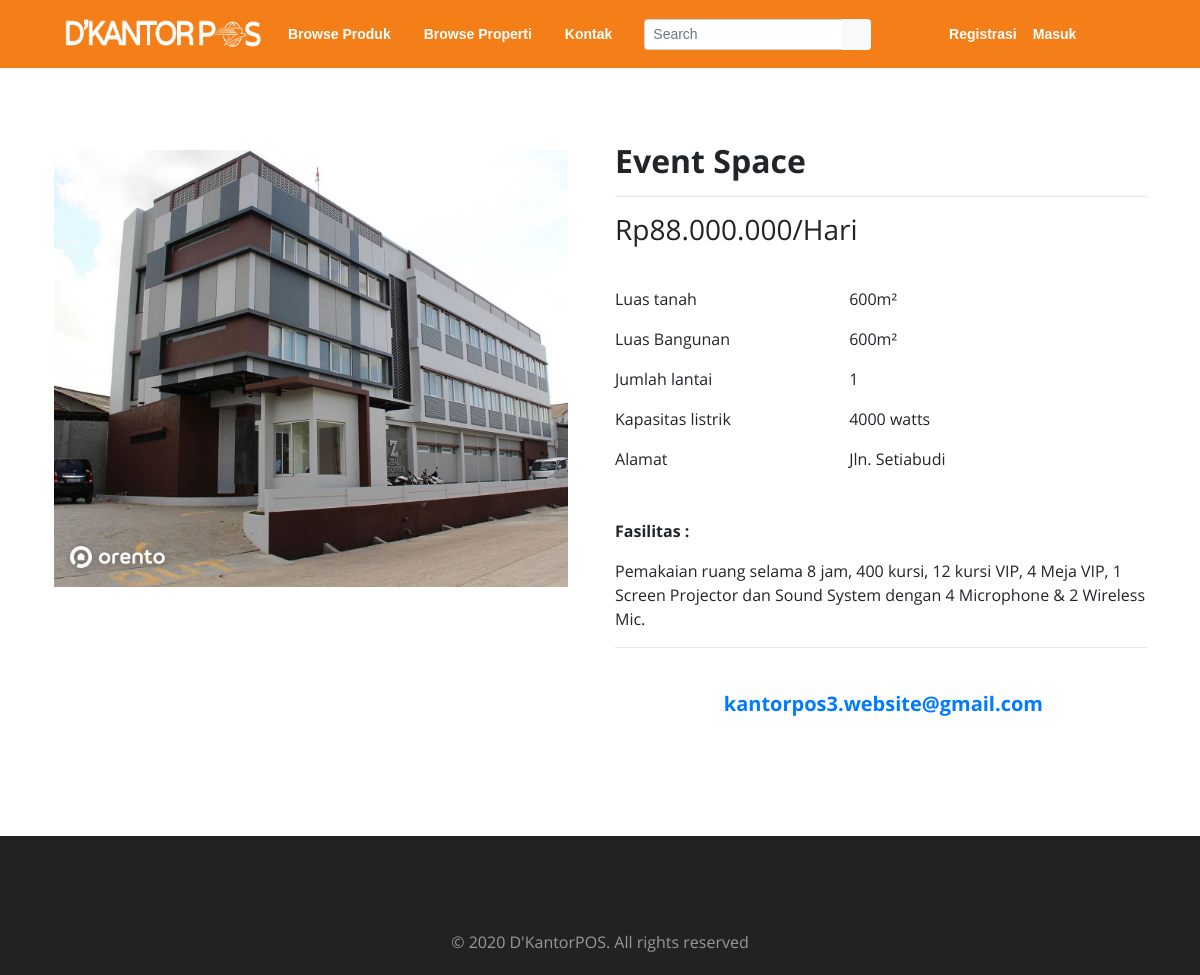
The page /properti/7dfcd6cc9a56446e9ce67a18cf6077b9 on the database its author committed.
### website/models.py (models this page shows, shortened)
class Properti(models.Model):
    id = models.UUIDField(primary_key=True, default=uuid.uuid4, editable=False)
    is_properti = True
    nama = models.CharField(max_length=64)
    deskripsi = models.TextField()
    alamat = models.CharField(max_length=128)
    luas_tanah = models.IntegerField() #m2
    luas_bangunan = models.IntegerField() #m2
    lantai = models.IntegerField()
    listrik = models.IntegerField()
    harga = models.IntegerField()
    kantorpos = models.ForeignKey(
        Kantorpos, on_delete=models.CASCADE
    )
    TIDAK_ADA = 0
    ADA = 1
    CHOICES = [
        (TIDAK_ADA, 'Tidak ada'),
        (ADA, 'Ada')
    ]
    ketersediaan = models.IntegerField(
        choices=CHOICES,
        default=ADA,
    )
    HARI = 0
    MINGGU = 1
    BULAN = 2
    CHOICES = [
        (HARI, 'Hari'),
        (MINGGU, 'Minggu'),
        (BULAN, 'Bulan')
    ]
    satuan_bayar = models.IntegerField(
        choices=CHOICES,
        default=HARI,
    )
    path_and_rename = PathAndRename("images/properti")
    help_text = 'Maximum file size allowed is {}MB'.format(IMAGE_SIZE_LIMIT)
    foto = models.ImageField("Foto properti", upload_to=path_and_rename, validators=[validate_image], help_text=help_text)
    created_at = models.DateTimeField(auto_now_add=True)
    updated_at = models.DateTimeField(auto_now=True)
    @property
    def harga_asli(self):
        return self.harga*1000000
    class Meta:
        verbose_name_plural = 'Properti'

### website/views.py (the view)
# urls.py: path('properti/<str:pk>', views.detail_properti, name='detail_properti'),
def detail_properti(request, pk):
     try:
        item = Properti.objects.get(pk=pk)
     except Properti.DoesNotExist:
        raise http.Http404('Properti tidak ditemukan.')
     print(item.deskripsi)
     return render(request, 'detail_properti.html', {'item': item})

### website/context_processors.py (called while the page is built)
def kategori(request):
    return {'daftar_kategori': models.Kategori.objects.all()}

### website/templates/detail_properti.html (shortened to what this page needs)
{% extends 'base.html' %}
{% load static %}
{% block content %}
<div class="container py-4 px-2">
  <div class="row">
    <div class="col-sm-11 col-md-12 col-lg-12" style="padding-right: 0; padding-left: 0;">
      <div class="product-content product-wrap clearfix product-deatil">
        <div class="row">
            <div class="col-lg-6 col-md-6 col-sm-12 col-12 px-3">
                <div class="product-image py-2 pr-3">
                    <img class="" style="height:auto;width:100%;object-fit:cover;" src="{{ item.foto.url }}">
                </div>
            </div>
            <div class="col-md-6 col-sm-12 col-lg-6 col-12">
                <h2 class="name">
                    {{ item.nama }}
                </h2>
                <hr />
                <p class="h3">
                    <span class="convert-rupiah" >{{ item.harga_asli }}</span>/{{item.get_satuan_bayar_display}}
                </p>
                <br>
                <div class="row py-2 border-0">
                    <div class="col-5">
                        <span class="">
                            Luas tanah
                        </span>
                    </div>
                    <div class="col">{{item.luas_tanah}}m²</div>
                </div>
                <div class="row py-2 border-0">
                    <div class="col-5">
                        <span class="">Luas Bangunan</span>
                    </div>
                    <div class="col">
                        <span class="">{{item.luas_bangunan}}m²</span>
                    </div>
                </div>
                <div class="row py-2 border-0">
                    <div class="col-5">
                        <span>Jumlah lantai</span>
                    </div>
                    <div class="col">{{item.lantai}}</div>
                </div>
                <div class="row py-2 border-0">
                    <div class="col-5">
                        <span>Kapasitas listrik</span>
                    </div>
                    <div class="col">{{item.listrik}} watts</div>
                </div>
                <div class="row py-2 border-0">
                    <div class="col-5">
                        <span>Alamat</span>
                    </div>
                    <div class="col">{{item.alamat}}</div>
                </div>
                <br />
                <p class="mt-2">
                    {{item.deskripsi|safe|escape|linebreaks}}
                </p>
                <hr />
                <div class="row pr-3">
                    <div class="h5 my-1 py-4 col-12 text-center">
                        <i class="fa fa-envelope"></i>
                        <a href="mailto:kantorpos3.website@gmail.com">kantorpos3.website@gmail.com</a>
                    </div>
                </div>
          </div>
        </div>
      </div>
    </div>
  </div>
</div>
{% endblock %}

### website/static/website/css/style.css (style rules this page uses)
* { margin:0; padding:0; }
html, body { font-family: 'Open Sans', sans-serif; background:#ffffff; }
h1,h2,h3,h4,h5,h6,a { font-weight:700; }
.product-content { background: #fff }
.product-content .product-image { background-color: #fff; display: block; min-height: 238px; overflow: hidden; position: relative }
.product-deatil { padding: 50px 30px; width: 100%; }
.product-deatil .product-image { border-right: none!important }
.product-deatil .name { margin-top: 0; margin-bottom: 0 }
@media only screen and (min-width:1024px) { .product-content .product-image { border-right: 1px solid #dfe5e9 } }

### rows shown on the page
Properti: foto (picture), nama "Event Space", satuan_bayar "Hari", luas_tanah "600", luas_bangunan "600", lantai "1", listrik "4000", alamat "Jln. Setiabudi", deskripsi "Fasilitas : Pemakaian ruang selama 8 jam, 400 kursi, 12 kursi VIP, 4 Meja VIP, 1 Screen Projector dan Sound System dengan 4 Microphone & 2 Wireless Mic."
